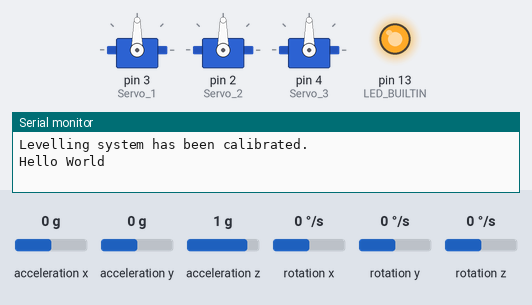
Bench run of a sketch on a simulated Arduino Uno, built with avr-gcc and run on an emulated ATmega328P. Shown: 3 × servo, output pins drawn as LEDs (lit = HIGH), the last lines printed to the serial monitor. The inputs (shaded band) are chosen by the test bench; at power-on: acceleration x 0 g, acceleration y 0 g, acceleration z 1 g, rotation x 0 °/s, rotation y 0 °/s, rotation z 0 °/s.

Above: at 5.2 s.
5.3 s: acceleration x set to -0.8 g
6.8 s: acceleration x set to -1.1 g
At 7.5 s:
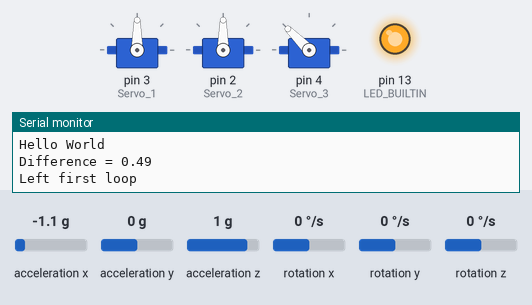
9.8 s: acceleration y set to 0.8 g
At 10.3 s:
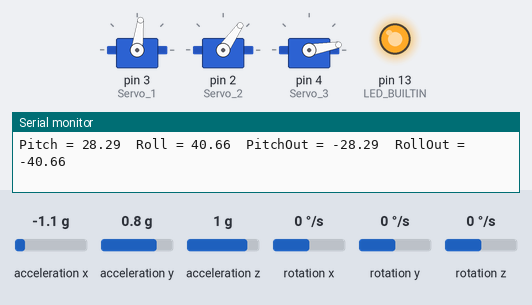
11.4 s: acceleration z set to -1.4 g
At 11.51 s:
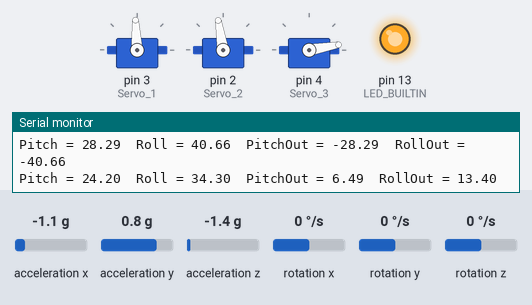
13.0 s: acceleration y set to -1.4 g
At 14.2 s:
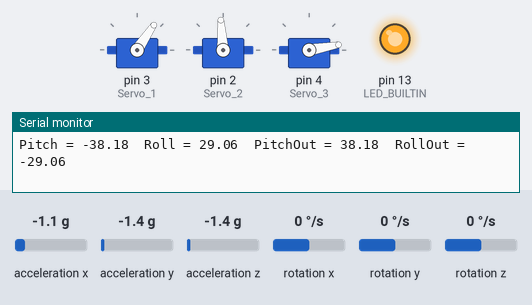
14.6 s: acceleration x set to 0 g
At 15.9 s:
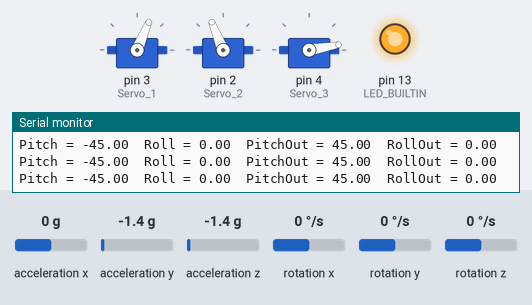
Timing chart, 0 to 17.2 s (numbered marks = the images above; inputs shaded):
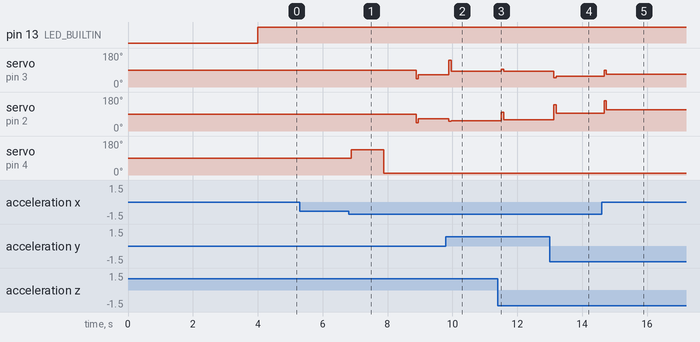

The sketch:

Accelerometer_and_GPU_Control1.ino
```cpp
#include "Accelerometer_and_GPU_Control.h"

MPU6050 mpu6050(Wire);

double GyroX, GyroY,GyroZ;
double AccelX, AccelY, AccelZ;
double AccelPitchAngle = 0.0, AccelRollAngle = 0.0, AccelYawAngle = 0.0;

//A variable used to ensure frequency of sensor readings is constant
long FrequencyTimer;

bool InitialSetGyroAngles = false;

unsigned int PIDCounter = 0;

//PID Setup
double PitchSet = 0.0, RollSet = 0.0;
double PitchKp = 1.0, PitchKd = 0.15, PitchKi = 0.0;
double RollKp = 1.0, RollKd = 0.15, RollKi = 0.0;


double PitchOutput, RollOutput; //Output values from the PID that will be sent to the servos
//Servo position
double LeftServo;
double RightServo;

//Set up PID for pitch and yaw
PID PitchPID(&AccelPitchAngle, &PitchOutput, &PitchSet, PitchKp, PitchKi, PitchKd, DIRECT);
PID RollPID(&AccelRollAngle, &RollOutput, &RollSet, RollKp, RollKi, RollKd, DIRECT);

Servo Servo_1; //Servo for left steering
Servo Servo_2; //Servo for right steering

//Servo for wing retraction
Servo Servo_3;

//Collect all data
void ReadSensors(){

  mpu6050.update();

  GyroX  = mpu6050.getRawGyroX();
  GyroY  = mpu6050.getRawGyroY();
  GyroZ  = mpu6050.getRawGyroZ();
  /*
  AccelX = mpu6050.getRawAccX();
  AccelY = mpu6050.getRawAccY();
  AccelZ = mpu6050.getRawAccZ();
  */
  AccelX = mpu6050.getAccX();
  AccelY = mpu6050.getAccY();
  AccelZ = mpu6050.getAccZ();

  AccelPitchAngle = mpu6050.getAngleX();
  AccelRollAngle  = mpu6050.getAngleY();
  AccelYawAngle   = mpu6050.getAngleZ();

}

//Print the required variables for debug purposes
void ShowValues(){


  Serial.print("Pitch = "); Serial.print(AccelPitchAngle);
  Serial.print("\tRoll = ");  Serial.print(AccelRollAngle);
  //Serial.printf(" Roll Angle = "); Serial.println(AccelRollAngle);
  //Serial.printf("  Yaw Angle = ");  Serial.println(AccelYawAngle);
  //Serial.println("");

}

void setup() {

  Serial.begin(9200);
  pinMode(LED_BUILTIN, OUTPUT);
  Wire.begin(); //MPU6050 requires Wire for communication
  mpu6050.begin();
  mpu6050.update();
  mpu6050.calcGyroOffsets(true); //Take x readings, adding each one then divide the total by x. Take that value away from each further reading.

  Serial.println();
  Serial.println("Levelling system has been calibrated.");
  ReadSensors();

  //Connect all three servos (2 for steering and one for reeling in the folding wings
  Servo_1.attach(3);
  Servo_2.attach(2);
  Servo_3.attach(4); //wheeling control

  //Output limits ensure that values will not exceed that which the servo can take.
  PitchPID.SetOutputLimits(-90, 90);
  PitchPID.SetSampleTime(20);
  PitchPID.SetMode(AUTOMATIC);

  RollPID.SetOutputLimits(-90, 90);
  RollPID.SetSampleTime(20);
  RollPID.SetMode(AUTOMATIC);

  delay(1000);

}

void loop() {

  Serial.println("Hello World");

  digitalWrite(LED_BUILTIN, HIGH);   // turn the LED on (HIGH is the voltage level)

  //Routine for wing release
  ReadSensors();
  float MagAccel, PrevMagAccel, DifferenceAccel;
  //Collect the magnitude of acceleration
  PrevMagAccel = sqrt((AccelX * AccelX) + (AccelY*AccelY) + (AccelZ*AccelZ));

  //Wait until there is a large enough difference in accelerometer readings to release the wings
  while(1){

    ReadSensors();
    MagAccel = sqrt((AccelX * AccelX) + (AccelY*AccelY) + (AccelZ*AccelZ));

    DifferenceAccel = abs(MagAccel - PrevMagAccel);

    if (DifferenceAccel > 0.4){

      Serial.print("Difference = ");
      Serial.println(DifferenceAccel);
      //Go to servo position to release the wings
      Servo_3.write(135);
      break;

    }

    delay(100);

  }

  Serial.println("Left first loop");
  delay(1000);
  Servo_3.write(10);
  delay(1000);

  //Enter stabilisation control loop
  while(1){

    FrequencyTimer = micros(); //micros is the amount of uS that the system has been running.

    ReadSensors();

    ShowValues();

    PitchPID.Compute();
    RollPID.Compute();

    //LeftServo = PitchOutput + 90;
    LeftServo  = (0.5 * RollOutput) + (0.5 * PitchOutput) + 90;
    RightServo = (0.5 * RollOutput) - (0.5 * PitchOutput) + 90;

    //Ensure that values sent to the servos will not be out of their working range
    if (LeftServo > 160){

      LeftServo = 160;

    }
    if (LeftServo < 45){

      LeftServo = 45;

    }
    if (RightServo > 160){

      RightServo = 160;

    }
    if (RightServo < 45){

      RightServo = 45;

    }

    Serial.print("\tPitchOut = "); Serial.print(PitchOutput);
    Serial.print("\tRollOut = "); Serial.println(RollOutput);
    Serial.println();
    //Go to calculated servo positions
    Servo_2.write(LeftServo);
    Servo_1.write(RightServo);

    while((micros() - FrequencyTimer) < 20000){ //wait until frequency of 50Hz (1/20000) has been reached.

    }
    //Take next frequency timer reading to reset it
    FrequencyTimer = micros();

  }

}
```

Accelerometer_and_GPU_Control.h
```cpp
#ifndef Accel_GPU_Control
#define Accel_GPU_Control


#include <MPU6050_tockn.h>
#include <Wire.h>

#include <PID_v1.h>

#include <stdio.h>
#include <Servo.h>
//#include "Calibration.h"
//#include "AngleCalculation.h"

extern double GyroX, GyroY, GyroZ;

extern double AccelX, AccelY, AccelZ;

void ReadSensors();

#endif
```

Measured:
- the behaviour switches between -0.9 and -1 g on acceleration x (found by bisection; images 0 and 1)
- after the input at 5.3 s, every drawn part: stays the same
- after the input at 6.8 s, servo on pin 3 (Servo_1), servo on pin 2 (Servo_2): 90° → 45° after 2.1 s, → 66° 0.06 s later; servo on pin 4 (Servo_3): 90° → 135° after 0.08 s, → 10° 1.0 s later
- after the input at 9.8 s, servo on pin 3 (Servo_1): 66° → 141° after 0.09 s, → 83° 0.07 s later; servo on pin 2 (Servo_2): 66° → 51° after 0.09 s, → 55° 0.07 s later
- after the input at 11.4 s, servo on pin 3 (Servo_1): 83° → 93° after 0.11 s, → 84° 0.07 s later; servo on pin 2 (Servo_2): 55° → 99° after 0.11 s, → 60° 0.07 s later
- after the input at 13.0 s, servo on pin 3 (Servo_1): 84° → 50° after 0.13 s, → 56° 0.07 s later; servo on pin 2 (Servo_2): 60° → 140° after 0.13 s, → 94° 0.07 s later
- after the input at 14.6 s, servo on pin 3 (Servo_1): 56° → 90° after 0.08 s, → 67° 0.07 s later; servo on pin 2 (Servo_2): 94° → 160° after 0.08 s, → 112° 0.07 s later
